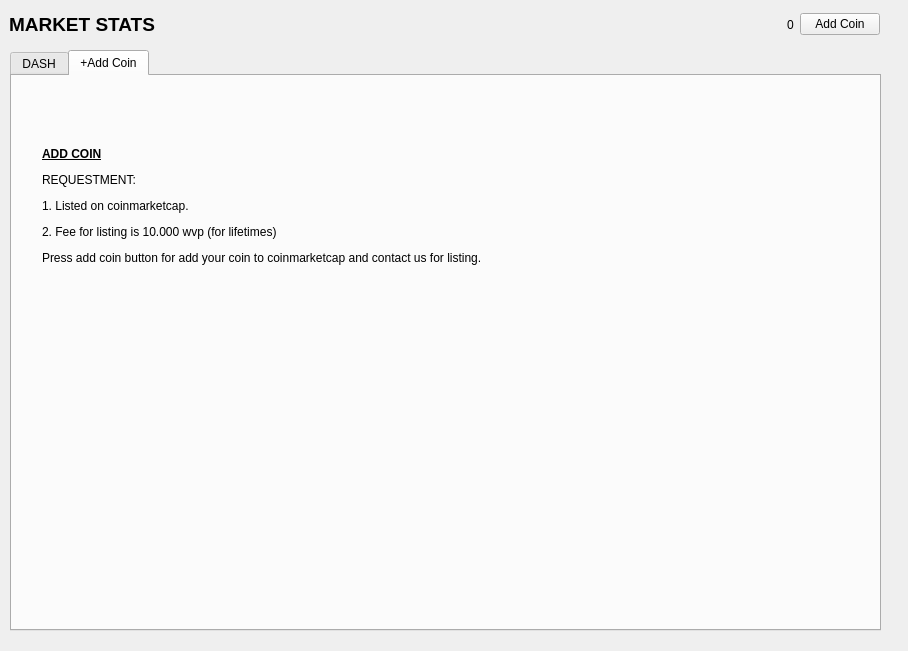
<?xml version="1.0" encoding="UTF-8"?>
<ui version="4.0">
 <class>Markets</class>
 <widget class="QWidget" name="Markets">
  <property name="geometry">
   <rect>
    <x>0</x>
    <y>0</y>
    <width>908</width>
    <height>651</height>
   </rect>
  </property>
  <property name="windowTitle">
   <string>Market Stats</string>
  </property>
  <widget class="QWidget" name="horizontalLayoutWidget">
   <property name="geometry">
    <rect>
     <x>9</x>
     <y>9</y>
     <width>871</width>
     <height>31</height>
    </rect>
   </property>
   <layout class="QHBoxLayout" name="horizontalLayout">
    <item>
     <widget class="QLabel" name="Marketstatslabel">
      <property name="text">
       <string>&lt;html&gt;&lt;head/&gt;&lt;body&gt;&lt;p&gt;&lt;span style=&quot; font-size:14pt; font-weight:600;&quot;&gt;MARKET STATS&lt;/span&gt;&lt;/p&gt;&lt;/body&gt;&lt;/html&gt;</string>
      </property>
     </widget>
    </item>
    <item>
     <spacer name="horizontalSpacer_2">
      <property name="orientation">
       <enum>Qt::Horizontal</enum>
      </property>
      <property name="sizeHint" stdset="0">
       <size>
        <width>40</width>
        <height>20</height>
       </size>
      </property>
     </spacer>
    </item>
    <item>
     <widget class="QLabel" name="CountRelabel">
      <property name="text">
       <string>0</string>
      </property>
     </widget>
    </item>
    <item>
     <widget class="QPushButton" name="addcoinButton">
      <property name="text">
       <string>Add Coin</string>
      </property>
     </widget>
    </item>
   </layout>
  </widget>
  <widget class="QTabWidget" name="gridTabMarketsWidget">
   <property name="geometry">
    <rect>
     <x>10</x>
     <y>50</y>
     <width>871</width>
     <height>581</height>
    </rect>
   </property>
   <property name="currentIndex">
    <number>1</number>
   </property>
   <widget class="QWidget" name="Tab_dash">
    <attribute name="title">
     <string>DASH</string>
    </attribute>
    <layout class="QGridLayout" name="gridLayout">
     <item row="0" column="0">
      <widget class="QTabWidget" name="gridTabSubWidget">
       <property name="currentIndex">
        <number>1</number>
       </property>
       <widget class="QWidget" name="tab_info">
        <attribute name="title">
         <string>Specifications</string>
        </attribute>
        <layout class="QGridLayout" name="gridLayout_2">
         <item row="1" column="1">
          <widget class="QLabel" name="label_2">
           <property name="text">
            <string/>
           </property>
           <property name="pixmap">
            <pixmap resource="../bitcoin.qrc">:/images/markets/dash</pixmap>
           </property>
           <property name="alignment">
            <set>Qt::AlignCenter</set>
           </property>
          </widget>
         </item>
         <item row="1" column="0">
          <widget class="QLabel" name="label_3">
           <property name="text">
            <string>&lt;!DOCTYPE HTML PUBLIC &quot;-//W3C//DTD HTML 4.0//EN&quot; &quot;http://www.w3.org/TR/REC-html40/strict.dtd&quot;&gt;
&lt;html&gt;&lt;head&gt;&lt;meta name=&quot;qrichtext&quot; content=&quot;1&quot; /&gt;&lt;style type=&quot;text/css&quot;&gt;
p, li { white-space: pre-wrap; }
&lt;/style&gt;&lt;/head&gt;&lt;body style=&quot; font-family:'Ubuntu'; font-size:11pt; font-weight:400; font-style:normal;&quot;&gt;
&lt;p style=&quot; margin-top:12px; margin-bottom:12px; margin-left:0px; margin-right:0px; -qt-block-indent:0; text-indent:0px;&quot;&gt;&lt;a href=&quot;https://bitcointalk.org/index.php?topic=421615.0&quot;&gt;&lt;span style=&quot; text-decoration: underline; color:#0000ff;&quot;&gt;Announcement: https://bitcointalk.org/index.php?topic=421615.0&lt;/span&gt;&lt;/a&gt;&lt;/p&gt;
&lt;p style=&quot; margin-top:12px; margin-bottom:12px; margin-left:0px; margin-right:0px; -qt-block-indent:0; text-indent:0px;&quot;&gt;&lt;a href=&quot;https://bitcointalk.org/index.php?topic=421615.0&quot;&gt;&lt;span style=&quot; text-decoration: underline; color:#0000ff;&quot;&gt;Website: https://www.dash.org/&lt;/span&gt;&lt;/a&gt;&lt;/p&gt;
&lt;p style=&quot; margin-top:12px; margin-bottom:12px; margin-left:0px; margin-right:0px; -qt-block-indent:0; text-indent:0px;&quot;&gt;&lt;span style=&quot; text-decoration: underline; color:#0000ff;&quot;&gt;Twitter: https://twitter.com/Dashpay&lt;/span&gt;&lt;/p&gt;
&lt;p style=&quot; margin-top:12px; margin-bottom:12px; margin-left:0px; margin-right:0px; -qt-block-indent:0; text-indent:0px;&quot;&gt;&lt;span style=&quot; text-decoration: underline; color:#0000ff;&quot;&gt;Discord: http://www.dashchat.org/&lt;/span&gt;&lt;/p&gt;
&lt;p style=&quot; margin-top:12px; margin-bottom:12px; margin-left:0px; margin-right:0px; -qt-block-indent:0; text-indent:0px;&quot;&gt;&lt;span style=&quot; text-decoration: underline; color:#0000ff;&quot;&gt;Facebook: https://www.facebook.com/DashPay&lt;/span&gt;&lt;/p&gt;
&lt;p style=&quot;-qt-paragraph-type:empty; margin-top:12px; margin-bottom:12px; margin-left:0px; margin-right:0px; -qt-block-indent:0; text-indent:0px; color:#0000ff;&quot;&gt;&lt;br /&gt;&lt;/p&gt;
&lt;p style=&quot; margin-top:12px; margin-bottom:12px; margin-left:0px; margin-right:0px; -qt-block-indent:0; text-indent:0px;&quot;&gt;&lt;a href=&quot;https://bitcointalk.org/index.php?topic=421615.0&quot;&gt;&lt;span style=&quot; text-decoration: underline; color:#0000ff;&quot;&gt;Exchanges:&lt;/span&gt;&lt;/a&gt;&lt;/p&gt;
&lt;p style=&quot; margin-top:12px; margin-bottom:12px; margin-left:0px; margin-right:0px; -qt-block-indent:0; text-indent:0px;&quot;&gt;&lt;a href=&quot;https://bitcointalk.org/index.php?topic=421615.0&quot;&gt;&lt;span style=&quot; text-decoration: underline; color:#0000ff;&quot;&gt;https://hitbtc.com/exchange/DASH-to-BTC&lt;/span&gt;&lt;/a&gt;&lt;/p&gt;
&lt;p style=&quot; margin-top:12px; margin-bottom:12px; margin-left:0px; margin-right:0px; -qt-block-indent:0; text-indent:0px;&quot;&gt;&lt;a href=&quot;https://bitcointalk.org/index.php?topic=421615.0&quot;&gt;&lt;span style=&quot; text-decoration: underline; color:#0000ff;&quot;&gt;https://poloniex.com/exchange/#btc_dash&lt;/span&gt;&lt;/a&gt;&lt;/p&gt;
&lt;p style=&quot; margin-top:12px; margin-bottom:12px; margin-left:0px; margin-right:0px; -qt-block-indent:0; text-indent:0px;&quot;&gt;&lt;a href=&quot;https://bitcointalk.org/index.php?topic=421615.0&quot;&gt;&lt;span style=&quot; text-decoration: underline; color:#0000ff;&quot;&gt;https://bittrex.com/Market/Index?MarketName=BTC-DASH&lt;/span&gt;&lt;/a&gt;&lt;/p&gt;
&lt;p style=&quot; margin-top:12px; margin-bottom:12px; margin-left:0px; margin-right:0px; -qt-block-indent:0; text-indent:0px;&quot;&gt;&lt;a href=&quot;https://bitcointalk.org/index.php?topic=421615.0&quot;&gt;&lt;span style=&quot; text-decoration: underline; color:#0000ff;&quot;&gt;https://wex.nz/exchange/dsh_btc&lt;/span&gt;&lt;/a&gt;&lt;/p&gt;
&lt;p style=&quot; margin-top:12px; margin-bottom:12px; margin-left:0px; margin-right:0px; -qt-block-indent:0; text-indent:0px;&quot;&gt;&lt;a href=&quot;https://bitcointalk.org/index.php?topic=421615.0&quot;&gt;&lt;span style=&quot; text-decoration: underline; color:#0000ff;&quot;&gt;https://upbit.com/exchange?code=CRIX.UPBIT.BTC-DASH&lt;/span&gt;&lt;/a&gt;&lt;/p&gt;
&lt;p style=&quot; margin-top:12px; margin-bottom:12px; margin-left:0px; margin-right:0px; -qt-block-indent:0; text-indent:0px;&quot;&gt;&lt;a href=&quot;https://bitcointalk.org/index.php?topic=421615.0&quot;&gt;&lt;span style=&quot; text-decoration: underline; color:#0000ff;&quot;&gt;https://crex24.com/exchange/DASH-BTC&lt;/span&gt;&lt;/a&gt;&lt;/p&gt;
&lt;p style=&quot; margin-top:12px; margin-bottom:12px; margin-left:0px; margin-right:0px; -qt-block-indent:0; text-indent:0px;&quot;&gt;&lt;br /&gt;&lt;/p&gt;&lt;/body&gt;&lt;/html&gt;</string>
           </property>
           <property name="openExternalLinks">
            <bool>true</bool>
           </property>
           <property name="textInteractionFlags">
            <set>Qt::TextBrowserInteraction</set>
           </property>
          </widget>
         </item>
         <item row="2" column="0">
          <spacer name="verticalSpacer">
           <property name="orientation">
            <enum>Qt::Vertical</enum>
           </property>
           <property name="sizeHint" stdset="0">
            <size>
             <width>20</width>
             <height>40</height>
            </size>
           </property>
          </spacer>
         </item>
         <item row="0" column="0">
          <widget class="QLabel" name="label_4">
           <property name="text">
            <string>Informations</string>
           </property>
           <property name="alignment">
            <set>Qt::AlignCenter</set>
           </property>
          </widget>
         </item>
         <item row="0" column="1">
          <widget class="QLabel" name="label_5">
           <property name="text">
            <string>LOGO</string>
           </property>
           <property name="alignment">
            <set>Qt::AlignCenter</set>
           </property>
          </widget>
         </item>
        </layout>
       </widget>
       <widget class="QWidget" name="tab_Price">
        <attribute name="title">
         <string>Price Stats</string>
        </attribute>
        <widget class="QWidget" name="horizontalLayoutWidget_2">
         <property name="geometry">
          <rect>
           <x>10</x>
           <y>60</y>
           <width>811</width>
           <height>31</height>
          </rect>
         </property>
         <layout class="QHBoxLayout" name="horizontalLayout_2">
          <item>
           <widget class="Line" name="line_4">
            <property name="orientation">
             <enum>Qt::Vertical</enum>
            </property>
           </widget>
          </item>
          <item>
           <widget class="QLabel" name="Priclabel">
            <property name="text">
             <string>Price</string>
            </property>
            <property name="alignment">
             <set>Qt::AlignCenter</set>
            </property>
           </widget>
          </item>
          <item>
           <widget class="Line" name="line_2">
            <property name="orientation">
             <enum>Qt::Vertical</enum>
            </property>
           </widget>
          </item>
          <item>
           <widget class="QLabel" name="Vollabel">
            <property name="text">
             <string>Volume 24 hour</string>
            </property>
            <property name="alignment">
             <set>Qt::AlignCenter</set>
            </property>
           </widget>
          </item>
          <item>
           <widget class="Line" name="line_3">
            <property name="orientation">
             <enum>Qt::Vertical</enum>
            </property>
           </widget>
          </item>
          <item>
           <widget class="QLabel" name="Marcaplabel">
            <property name="text">
             <string>Marketcap</string>
            </property>
            <property name="alignment">
             <set>Qt::AlignCenter</set>
            </property>
           </widget>
          </item>
          <item>
           <widget class="Line" name="line">
            <property name="orientation">
             <enum>Qt::Vertical</enum>
            </property>
           </widget>
          </item>
          <item>
           <widget class="QLabel" name="Changelabel">
            <property name="text">
             <string>Change 24 hour</string>
            </property>
            <property name="alignment">
             <set>Qt::AlignCenter</set>
            </property>
           </widget>
          </item>
          <item>
           <widget class="Line" name="line_5">
            <property name="orientation">
             <enum>Qt::Vertical</enum>
            </property>
           </widget>
          </item>
         </layout>
        </widget>
        <widget class="QWidget" name="horizontalLayoutWidget_3">
         <property name="geometry">
          <rect>
           <x>10</x>
           <y>10</y>
           <width>811</width>
           <height>41</height>
          </rect>
         </property>
         <layout class="QHBoxLayout" name="horizontalLayout_3">
          <item>
           <widget class="QLabel" name="csuplabel">
            <property name="text">
             <string>Coin Supply  :  </string>
            </property>
           </widget>
          </item>
          <item>
           <widget class="QLabel" name="Dsupplylabel">
            <property name="text">
             <string>0.00000000</string>
            </property>
           </widget>
          </item>
          <item>
           <spacer name="horizontalSpacer">
            <property name="orientation">
             <enum>Qt::Horizontal</enum>
            </property>
            <property name="sizeHint" stdset="0">
             <size>
              <width>40</width>
              <height>20</height>
             </size>
            </property>
           </spacer>
          </item>
         </layout>
        </widget>
        <widget class="Line" name="line_6">
         <property name="geometry">
          <rect>
           <x>10</x>
           <y>50</y>
           <width>811</width>
           <height>21</height>
          </rect>
         </property>
         <property name="orientation">
          <enum>Qt::Horizontal</enum>
         </property>
        </widget>
        <widget class="Line" name="line_7">
         <property name="geometry">
          <rect>
           <x>10</x>
           <y>79</y>
           <width>811</width>
           <height>21</height>
          </rect>
         </property>
         <property name="orientation">
          <enum>Qt::Horizontal</enum>
         </property>
        </widget>
        <widget class="QWidget" name="horizontalLayoutWidget_4">
         <property name="geometry">
          <rect>
           <x>10</x>
           <y>110</y>
           <width>811</width>
           <height>31</height>
          </rect>
         </property>
         <layout class="QHBoxLayout" name="horizontalLayout_4">
          <item>
           <widget class="QLabel" name="DusdPricelabel">
            <property name="text">
             <string>0.00 USD</string>
            </property>
            <property name="alignment">
             <set>Qt::AlignCenter</set>
            </property>
           </widget>
          </item>
          <item>
           <widget class="QLabel" name="DusdVollabel">
            <property name="text">
             <string>0.00 USD</string>
            </property>
            <property name="alignment">
             <set>Qt::AlignCenter</set>
            </property>
           </widget>
          </item>
          <item>
           <widget class="QLabel" name="DusdMarketlabel">
            <property name="text">
             <string>0.00 USD</string>
            </property>
            <property name="alignment">
             <set>Qt::AlignCenter</set>
            </property>
           </widget>
          </item>
          <item>
           <widget class="QLabel" name="DusdChangelabel">
            <property name="text">
             <string>0.00 %</string>
            </property>
            <property name="alignment">
             <set>Qt::AlignCenter</set>
            </property>
           </widget>
          </item>
         </layout>
        </widget>
        <widget class="QWidget" name="horizontalLayoutWidget_5">
         <property name="geometry">
          <rect>
           <x>10</x>
           <y>170</y>
           <width>811</width>
           <height>31</height>
          </rect>
         </property>
         <layout class="QHBoxLayout" name="horizontalLayout_5">
          <item>
           <widget class="QLabel" name="DbtcPricelabel">
            <property name="text">
             <string>0.00 BTC</string>
            </property>
            <property name="alignment">
             <set>Qt::AlignCenter</set>
            </property>
           </widget>
          </item>
          <item>
           <widget class="QLabel" name="DbtcVollabel">
            <property name="text">
             <string>0.00 BTC</string>
            </property>
            <property name="alignment">
             <set>Qt::AlignCenter</set>
            </property>
           </widget>
          </item>
          <item>
           <widget class="QLabel" name="DbtcMarketlabel">
            <property name="text">
             <string>0.00 BTC</string>
            </property>
            <property name="alignment">
             <set>Qt::AlignCenter</set>
            </property>
           </widget>
          </item>
          <item>
           <widget class="QLabel" name="DbtcChangelabel">
            <property name="text">
             <string>0.00 %</string>
            </property>
            <property name="alignment">
             <set>Qt::AlignCenter</set>
            </property>
           </widget>
          </item>
         </layout>
        </widget>
       </widget>
      </widget>
     </item>
    </layout>
   </widget>
   <widget class="QWidget" name="Tab_addcoin">
    <attribute name="title">
     <string>+Add Coin</string>
    </attribute>
    <widget class="QLabel" name="Informlabel">
     <property name="geometry">
      <rect>
       <x>30</x>
       <y>30</y>
       <width>801</width>
       <height>201</height>
      </rect>
     </property>
     <property name="text">
      <string>&lt;html&gt;&lt;head/&gt;&lt;body&gt;&lt;p&gt;&lt;span style=&quot; font-weight:600; text-decoration: underline;&quot;&gt;ADD COIN&lt;/span&gt;&lt;/p&gt;&lt;p&gt;REQUESTMENT:&lt;/p&gt;&lt;p&gt;1. Listed on coinmarketcap.&lt;/p&gt;&lt;p&gt;2. Fee for listing is 10.000 wvp (for lifetimes)&lt;/p&gt;&lt;p&gt;Press add coin button for add your coin to coinmarketcap and contact us for listing.&lt;/p&gt;&lt;/body&gt;&lt;/html&gt;</string>
     </property>
    </widget>
   </widget>
  </widget>
 </widget>
 <resources>
  <include location="../bitcoin.qrc"/>
  <include location="../../../../.designer/bitcoin.qrc"/>
 </resources>
 <connections/>
</ui>
